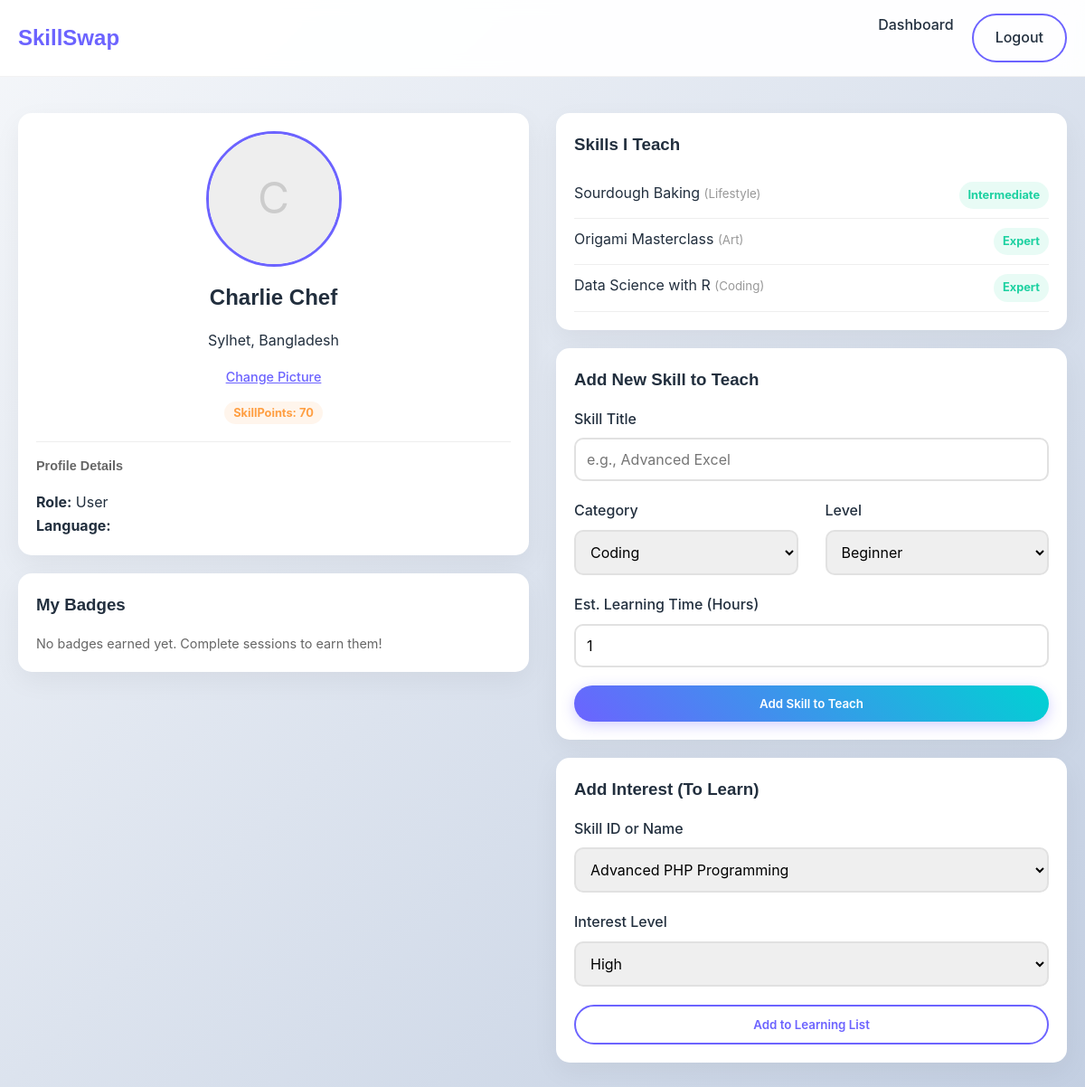
Page /profile.php (signed in) on the earlier database version.
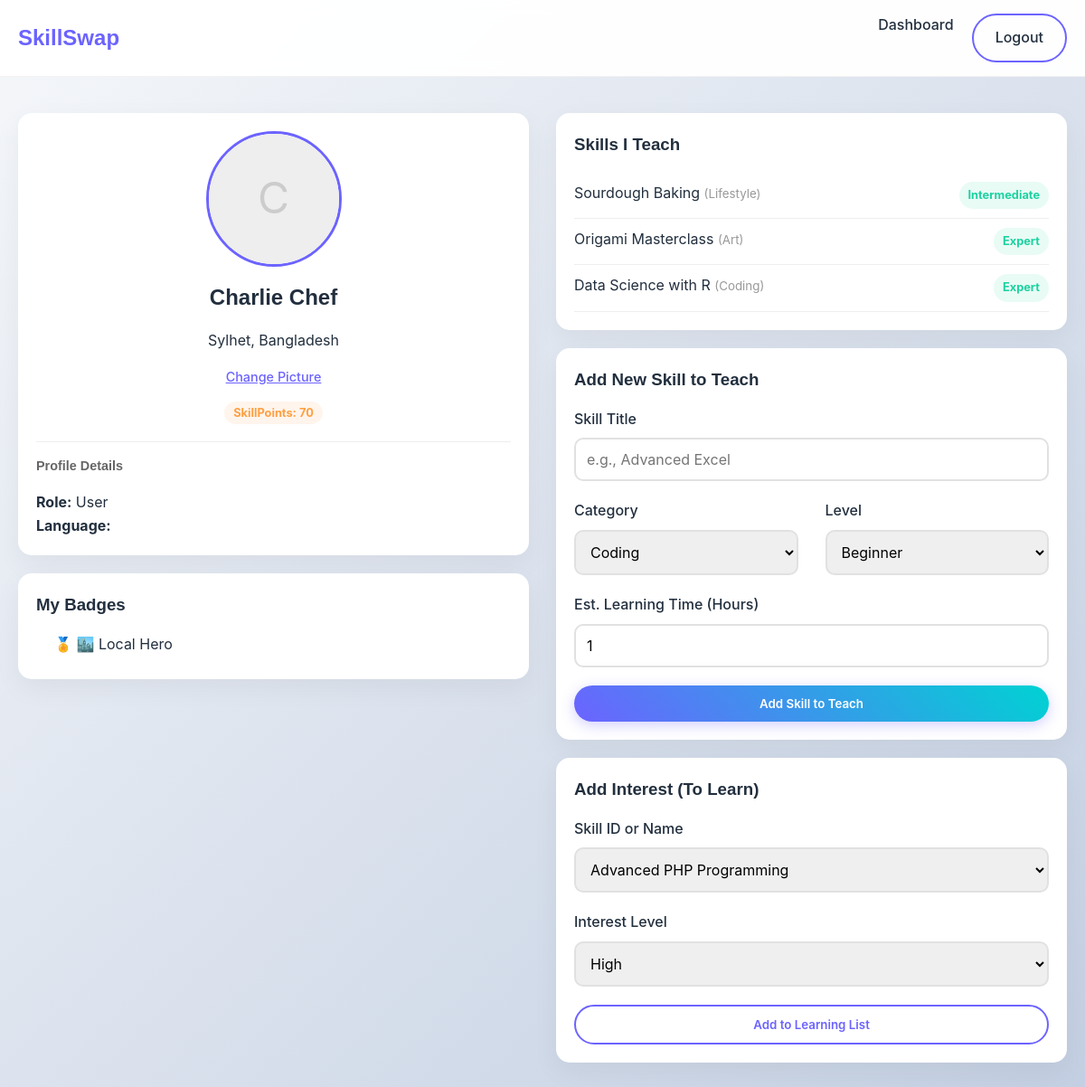
Same page on the later database version.
### tables this page shows
CREATE TABLE `skill` (
    `skill_id` INT AUTO_INCREMENT PRIMARY KEY,
    `title` VARCHAR(200) NOT NULL,
    `category` VARCHAR(100),
    `difficulty_level` VARCHAR(50),
    `difficulty_notes` VARCHAR(255),
    `est_learning_time` INT,
    `is_verified` BOOLEAN DEFAULT FALSE
);

CREATE TABLE `badge` (
    `badge_id` INT AUTO_INCREMENT PRIMARY KEY,
    `badge_name` VARCHAR(100),
    `badge_description` TEXT
);

### profile.php (the view, shortened to what the changed rows need)
<?php
include 'includes/db.php';
$user_id = $_SESSION['user_id'];
$user = $conn->query("SELECT * FROM user WHERE user_id = $user_id")->fetch_assoc();
$my_skills = $conn->query("SELECT s.* FROM teaches t JOIN skill s ON t.skill_id = s.skill_id AND t.teacher_id = $user_id");
$badges = $conn->query("SELECT b.* FROM user_badge ub JOIN badge b ON ub.badge_id = b.badge_id WHERE ub.user_id = $user_id");
?>
<!DOCTYPE html>
<html lang="en">
<head>
    <link rel="stylesheet" href="css/style.css">
</head>
<body>
<div class="container" style="margin-top: 40px; margin-bottom: 40px;">
    <div class="grid-2">
        <div>
            <div class="card" style="text-align: center; margin-bottom: 20px;">
                <h2><?php echo $user['first_name'] . ' ' . $user['last_name']; ?></h2>
            </div>
            <div class="card">
                <h3>My Badges</h3>
                <?php if($badges->num_rows > 0): ?>
                    <ul style="padding-left: 20px;">
                        <?php while($b = $badges->fetch_assoc()): ?>
                            <li style="margin-bottom: 5px;">🏅 <?php echo $b['badge_name']; ?></li>
                        <?php endwhile; ?>
                    </ul>
                <?php else: ?>
                    <p style="color: #666; font-size: 0.9rem;">No badges earned yet. Complete sessions to earn them!</p>
                <?php endif; ?>
            </div>
        </div>
        <div>
            <div class="card" style="margin-bottom: 20px;">
                <?php if($my_skills->num_rows > 0): ?>
                    <ul style="list-style: none; padding: 0;">
                        <?php while($s = $my_skills->fetch_assoc()): ?>
                            <li style="border-bottom: 1px solid #eee; padding: 10px 0; display: flex; justify-content: space-between;">
                                <span><?php echo $s['title']; ?> <small style="color: #999;">(<?php echo $s['category']; ?>)</small></span>
                                <span class="badge badge-success"><?php echo $s['difficulty_level']; ?></span>
                            </li>
                        <?php endwhile; ?>
                    </ul>
                <?php else: ?>
                    <p>You haven't listed any skills yet.</p>
                <?php endif; ?>
            </div>
        </div>
    </div>
</div>
</body>
</html>

Differences in the rows shown:
added badge: badge_name "🏙️ Local Hero"
Other differences:
text no longer shown: "No badges earned yet. Complete sessions to earn them!"
